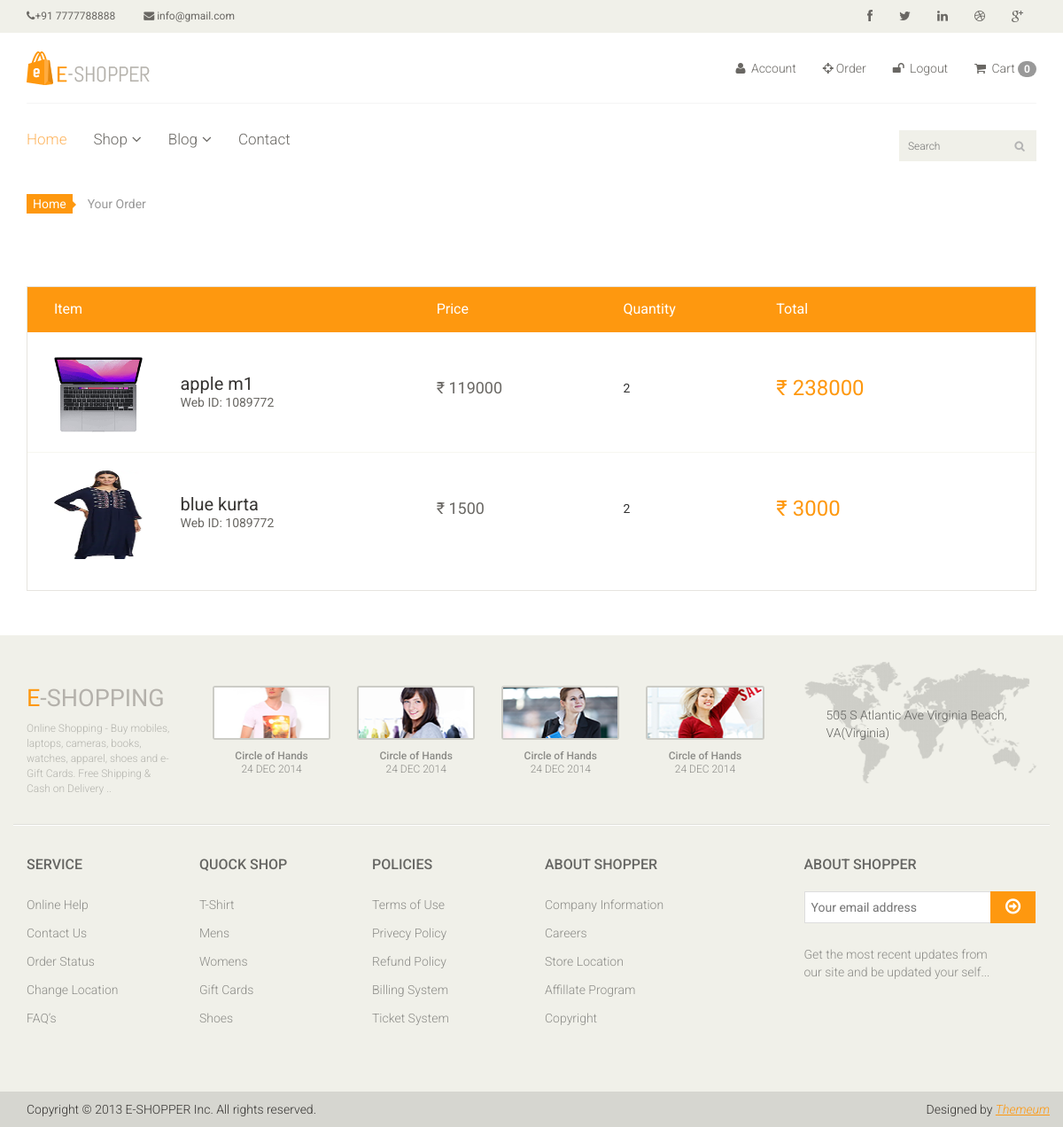
Screenshot of /yourorder/ (signed in) with the database file from the repository.
### app/models.py (models this page shows, shortened)
class Order(models.Model):
    image = models.ImageField(upload_to='order/image')
    product = models.CharField(max_length=100, default='')
    brand = models.ForeignKey(Brand, on_delete=models.CASCADE, null=True)
    user = models.ForeignKey(User, on_delete=models.CASCADE)
    quantity = models.CharField(max_length=5)
    price = models.IntegerField()
    total = models.CharField(max_length=255, default='')
    address = models.TextField()
    phone= models.CharField(max_length=20)
    pincode = models.CharField(max_length=10)
    date = models.DateField(default=datetime.datetime.today)

### app/views.py (the view)
# urls.py: path('yourorder/', views.yourorder, name='yourorder'),
def yourorder(request):
    uid = request.session.get('_auth_user_id')
    user = User.objects.get(pk=uid)
    order = Order.objects.filter(user=user)
    context = {'order':order}
    return render(request, 'yourorder.html',context)

### templates/yourorder.html
{% extends 'base.html' %}
{% load static %}
{% block main %}
<section id="cart_items">
    <div class="container">
        <div class="breadcrumbs">
            <ol class="breadcrumb">
              <li><a href="{% url 'home'%}">Home</a></li>
              <li class="active">Your Order</li>
            </ol>
        </div>
        <div class="table-responsive cart_info">
            <table class="table table-condensed">
                <thead>
                    <tr class="cart_menu">
                        <td class="image">Item</td>
                        <td class="description"></td>
                        <td class="price">Price</td>
                        <td class="quantity">Quantity</td>
                        <td class="total">Total</td>
                        <td></td>
                    </tr>
                </thead>
                <tbody>
                    {% for i in order  %}
                    <tr>
                        <td class="cart_product">
                            <a href=""><img src="{{i.image}}" height="100px" width="100px" alt=""></a>
                        </td>
                        <td class="cart_description">
                            <h4><a href="">{{i.product}}</a></h4>
                            <p>Web ID: 1089772</p>
                        </td>
                        <td class="cart_price">
                            <p>₹ {{i.price}}</p>
                        </td>
                        <td class="cart_quantity">
                            <div class="cart_quantity_button">
                                <p> {{i.quantity}}</p>
                            </div>
                        </td>
                        <td class="cart_total">
                            <p class="cart_total_price">₹ {{i.total}}</p>
                        </td>
                    </tr>
                    {% endfor %}
                </tbody>
            </table>
        </div>
    </div>
</section>
{% endblock%}

### static/app/css/main.css (style rules this page uses)
body { font-family: 'Roboto', sans-serif; background:; position: relative; font-weight:400px; }
a { -webkit-transition: 300ms; -moz-transition: 300ms; -o-transition: 300ms; transition: 300ms; }
h1, h2, h3, h4, h5, h6 { font-family: 'Roboto', sans-serif; }
.breadcrumbs { position: relative; }
.breadcrumbs .breadcrumb { background:transparent; margin-bottom: 75px; padding-left: 0; }
.breadcrumbs .breadcrumb li a { background:#FE980F; color: #FFFFFF; padding: 3px 7px; }
.breadcrumbs .breadcrumb li a:after { content:""; height:auto; width: auto; border-width: 8px; border-style: solid; border-color:transparent transparent transparent #FE980F; position: absolute; top: 11px; left:48px; }
.breadcrumbs .breadcrumb > li + li:before { content: " "; }
#cart_items .cart_info { border: 1px solid #E6E4DF; margin-bottom: 50px }
#cart_items .cart_info .cart_menu { background: #FE980F; color: #fff; font-size: 16px; font-family: 'Roboto', sans-serif; font-weight: normal; }
#cart_items .cart_info .table.table-condensed thead tr { height: 51px; }
#cart_items .cart_info .table.table-condensed tr { border-bottom: 1px solid#F7F7F0 }
#cart_items .cart_info .table.table-condensed tr:last-child { border-bottom: 0 }
.cart_info table tr td { border-top: 0 none; vertical-align: inherit; }
#cart_items .cart_info .image { padding-left: 30px; }
#cart_items .cart_info .cart_description h4 { margin-bottom: 0 }
#cart_items .cart_info .cart_description h4 a { color: #363432; font-family: 'Roboto',sans-serif; font-size: 20px; font-weight: normal; }
#cart_items .cart_info .cart_description p { color:#696763 }
#cart_items .cart_info .cart_price p { color:#696763; font-size: 18px }
#cart_items .cart_info .cart_total_price { color: #FE980F; font-size: 24px; }
.cart_product { display: block; margin: 15px -70px 10px 25px; }

### rows the page displays
Order: image (picture), product "apple m1", price "119000", quantity "2", total "238000"
Order: image (picture), product "blue kurta", price "1500", quantity "2", total "3000"

### other values shown
{{ request.session.cart|length }} "0"
